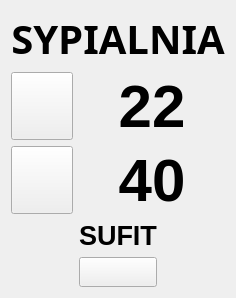
           <widget class="QWidget" name="bedroom_widget" native="true">
            <property name="sizePolicy">
             <sizepolicy hsizetype="Expanding" vsizetype="Preferred">
              <horstretch>0</horstretch>
              <verstretch>0</verstretch>
             </sizepolicy>
            </property>
            <property name="styleSheet">
             <string notr="true">QWidget#bedroom_widget {border: 4px ridge rgb(170, 170, 170)}</string>
            </property>
            <layout class="QGridLayout" name="gridLayout_6">
             <item row="1" column="0">
              <layout class="QGridLayout" name="sum_bed_layout">
               <item row="2" column="1">
                <widget class="QPushButton" name="sum_bed_hum_icon">
                 <property name="sizePolicy">
                  <sizepolicy hsizetype="Minimum" vsizetype="Minimum">
                   <horstretch>0</horstretch>
                   <verstretch>0</verstretch>
                  </sizepolicy>
                 </property>
                 <property name="minimumSize">
                  <size>
                   <width>30</width>
                   <height>30</height>
                  </size>
                 </property>
                 <property name="styleSheet">
                  <string notr="true">border-image: url(:/bitmaps/humidity.svg)</string>
                 </property>
                 <property name="text">
                  <string/>
                 </property>
                </widget>
               </item>
               <item row="2" column="2" colspan="2">
                <widget class="QLabel" name="sum_bed_hum">
                 <property name="sizePolicy">
                  <sizepolicy hsizetype="Preferred" vsizetype="Minimum">
                   <horstretch>0</horstretch>
                   <verstretch>0</verstretch>
                  </sizepolicy>
                 </property>
                 <property name="font">
                  <font>
                   <family>Ubuntu</family>
                   <pointsize>45</pointsize>
                   <weight>75</weight>
                   <bold>true</bold>
                  </font>
                 </property>
                 <property name="text">
                  <string>40</string>
                 </property>
                 <property name="alignment">
                  <set>Qt::AlignCenter</set>
                 </property>
                </widget>
               </item>
               <item row="0" column="1" colspan="3">
                <widget class="QLabel" name="bedroom_label">
                 <property name="sizePolicy">
                  <sizepolicy hsizetype="Preferred" vsizetype="Maximum">
                   <horstretch>0</horstretch>
                   <verstretch>0</verstretch>
                  </sizepolicy>
                 </property>
                 <property name="font">
                  <font>
                   <family>Ink Free</family>
                   <pointsize>30</pointsize>
                   <weight>75</weight>
                   <bold>true</bold>
                  </font>
                 </property>
                 <property name="text">
                  <string>SYPIALNIA</string>
                 </property>
                 <property name="alignment">
                  <set>Qt::AlignCenter</set>
                 </property>
                </widget>
               </item>
               <item row="4" column="2">
                <widget class="QPushButton" name="sum_bed_light">
                 <property name="sizePolicy">
                  <sizepolicy hsizetype="Minimum" vsizetype="Minimum">
                   <horstretch>0</horstretch>
                   <verstretch>0</verstretch>
                  </sizepolicy>
                 </property>
                 <property name="minimumSize">
                  <size>
                   <width>30</width>
                   <height>30</height>
                  </size>
                 </property>
                 <property name="styleSheet">
                  <string notr="true">border-image: url(:/bitmaps/bulb_off.svg)</string>
                 </property>
                 <property name="text">
                  <string/>
                 </property>
                </widget>
               </item>
               <item row="1" column="1">
                <widget class="QPushButton" name="sum_bed_temp_icon">
                 <property name="sizePolicy">
                  <sizepolicy hsizetype="Minimum" vsizetype="Minimum">
                   <horstretch>0</horstretch>
                   <verstretch>0</verstretch>
                  </sizepolicy>
                 </property>
                 <property name="minimumSize">
                  <size>
                   <width>30</width>
                   <height>30</height>
                  </size>
                 </property>
                 <property name="styleSheet">
                  <string notr="true">border-image: url(:/bitmaps/thermometer.svg)</string>
                 </property>
                 <property name="text">
                  <string/>
                 </property>
                </widget>
               </item>
               <item row="1" column="2" colspan="2">
                <widget class="QLabel" name="sum_bed_temp">
                 <property name="sizePolicy">
                  <sizepolicy hsizetype="Preferred" vsizetype="Minimum">
                   <horstretch>0</horstretch>
                   <verstretch>0</verstretch>
                  </sizepolicy>
                 </property>
                 <property name="font">
                  <font>
                   <family>Ubuntu</family>
                   <pointsize>45</pointsize>
                   <weight>75</weight>
                   <bold>true</bold>
                  </font>
                 </property>
                 <property name="text">
                  <string>22</string>
                 </property>
                 <property name="alignment">
                  <set>Qt::AlignCenter</set>
                 </property>
                </widget>
               </item>
               <item row="3" column="2">
                <widget class="QLabel" name="label_3">
                 <property name="sizePolicy">
                  <sizepolicy hsizetype="Preferred" vsizetype="Minimum">
                   <horstretch>0</horstretch>
                   <verstretch>0</verstretch>
                  </sizepolicy>
                 </property>
                 <property name="font">
                  <font>
                   <pointsize>20</pointsize>
                   <weight>75</weight>
                   <italic>false</italic>
                   <bold>true</bold>
                   <underline>false</underline>
                  </font>
                 </property>
                 <property name="text">
                  <string>SUFIT</string>
                 </property>
                 <property name="alignment">
                  <set>Qt::AlignCenter</set>
                 </property>
                </widget>
               </item>
              </layout>
             </item>
            </layout>
           </widget>
